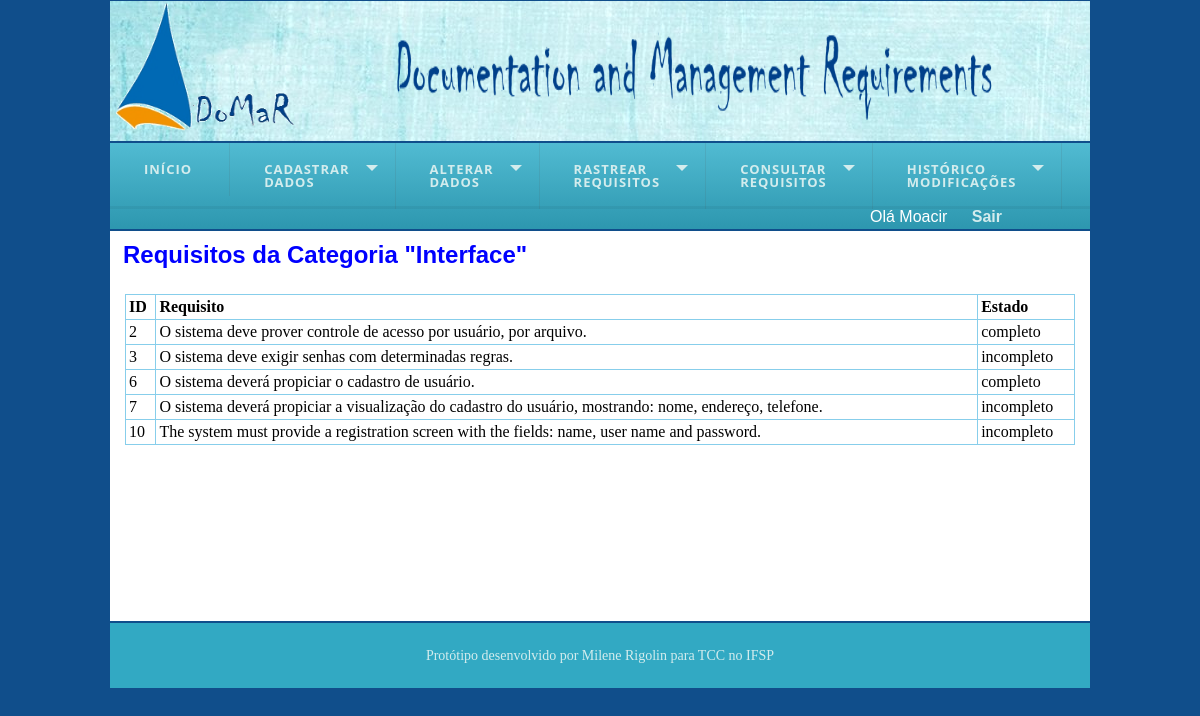
The app's page /mon_cat_interface.php (signed in) with its own data.
### tables this page shows
CREATE TABLE `requisito` (
  `id` int(11) NOT NULL AUTO_INCREMENT,
  `texto_req` varchar(3000) NOT NULL,
  `descricao` varchar(300) DEFAULT NULL,
  `data` datetime NOT NULL,
  `categoria` varchar(100) DEFAULT NULL,
  `tipo` varchar(100) DEFAULT NULL,
  `estado` varchar(100) DEFAULT NULL,
  `prioridade` varchar(100) DEFAULT NULL,
  `origem_id` int(11) NOT NULL,
  `usuario_id_cliente` int(11) NOT NULL,
  `usuario_id_funcionario` int(11) NOT NULL,
  `titulo_req` varchar(80) NOT NULL,
  `id_user_alteracao` int(11) DEFAULT NULL,
  `ultima_alteracao` datetime DEFAULT NULL,
  PRIMARY KEY (`id`),
  KEY `fk_requisito_origem1_idx` (`origem_id`),
  KEY `fk_requisito_usuario1_idx` (`usuario_id_cliente`),
  KEY `fk_requisito_usuario2_idx` (`usuario_id_funcionario`),
  KEY `fk_requisito_id_user_alteracao` (`id_user_alteracao`),
  CONSTRAINT `fk_requisito_origem1` FOREIGN KEY (`origem_id`) REFERENCES `origem` (`id`) ON DELETE NO ACTION ON UPDATE NO ACTION
);

### mon_cat_interface.php (the view, shortened to what this page needs)
<?php
	include "template/topo.php";
?>
<div id = "content">
  <?php
		if($con){
			$sql = "select * from requisito WHERE categoria = 'Interface'";
			$rs = mysqli_query($con, $sql);
			if($rs){?>
				<h2> Requisitos da Categoria "Interface" </h2><center>
				<table  align = "center">
					<tr align = "left">
						<th>ID</th>
						<th>Requisito</th>
						<th>Estado</th>
					</tr>
				<?php
					while ($valor = mysqli_fetch_array($rs)){
						echo "<tr align = 'center'>
								<td> ".$valor["id"]."</td>
								<td> ".$valor["texto_req"]."</td>
								<td> ".$valor["estado"]."</td>
							</tr>";
					}
					echo "</table></center>";
			}
			else{
				echo "Erro de Consulta de requisito: ".mysqli_error($con);
			}
		}
		else{
			echo "Erro de conexão: ".mysqli_error($con);
		}
 ?>
</div>
<?php
	include "template/rodape.php";
?>

### css/formatacao.css (style rules this page uses)
* { border: 0px; margin: 0px; }
body { background-color: #104E8B; }
#content { background:#FFFFFF; height: 380px; width: 970px; margin-top: 2px; margin-bottom: 2px; padding-top: 10px; padding-left: 5px; padding-right: 5px; float: right; overflow:auto; }
h2, h3 { color: #0000FF; font-family: Arial,Helvetica,sans-serif; padding-left: 8px; }
table, td, th, tr { border: 1px solid #87CEEB; border-collapse: collapse; padding: 3px; margin-top: 25px; text-align: left; }
table { width: 950px; }

### records on screen
requisito: id "2", texto_req "O sistema deve prover controle de acesso por usuário, por arquivo.", estado "completo"
requisito: id "3", texto_req "O sistema deve exigir senhas com determinadas regras.", estado "incompleto"
requisito: id "6", texto_req "O sistema deverá propiciar o cadastro de usuário.", estado "completo"
requisito: id "7", texto_req "O sistema deverá propiciar a visualização do cadastro do usuário, mostrando: nome, endereço, telefone.", estado "incompleto"
requisito: id "10", texto_req "The system must provide a registration screen with the fields: name, user name and password.", estado "incompleto"

### other values on screen
$_SESSION['nome'] "Moacir"
